Frame 1 (no input): blank canvas, image omitted
Frame 60 (no input): blank canvas, image omitted
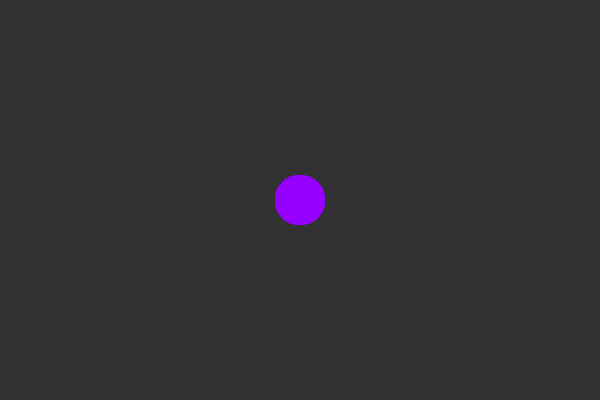
Frame 120 (the mouse pressed at the canvas centre since frame 60)

The p5.js sketch whose frames 1 and 60 were blank and that drew this single picture after the mouse press (run headless with seeded random() and noise() and a simulated clock; from frame 60 on, the mouse is pressed at the canvas centre):

// p5.js sketch
// ── sketch.js
var newWidth = 50;
var newHeight = 50;

//setup function executes once
function setup(){
    createCanvas(600,400)
    background(50);
}

//draw function loops forever
function draw(){
    //background(50);
    if(mouseIsPressed){
        noStroke();
        fill(150,0,255);
        ellipse(mouseX,mouseY,newWidth,newHeight);
   }

}
